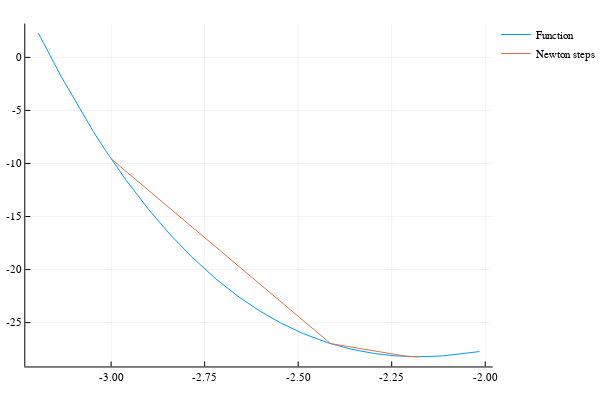

The notebook cell this image was saved under:
### Code cell
plot(func, -3.2, -2.0, label="Function")
plot!(iter[:,2], iter[:,1], label="Newton steps")

### Figure 1 — Plotly figure (JSON) as saved in the notebook; plotly's stock layout.template omitted (floating-point values rounded to 4 significant figures)
{"data": [{"colorbar": {"title": ""}, "hoverinfo": "text", "legendgroup": "Function", "line": {"color": "rgba(0, 154, 250, 1.000)", "dash": "solid", "shape": "linear", "width": 1}, "mode": "lines", "name": "Function", "showlegend": true, "text": [null, null, null, null, null, null, null, null, null, null, null, null, null, null, null, null, null, null, null, null, null, null, null], "type": "scatter", "x": [-3.194, -3.188, -3.134, -3.08, -3.047, -3.015, -2.987, -2.96, -2.9, -2.845, -2.786, -2.717, -2.656, -2.603, -2.545, -2.486, -2.422, -2.36, -2.296, -2.242, -2.176, -2.114, -2.015], "xaxis": "x1", "y": [2.276, 1.865, -1.773, -5.123, -7.003, -8.786, -10.22, -11.59, -14.33, -16.6, -18.78, -20.97, -22.64, -23.9, -25.07, -26.04, -26.89, -27.49, -27.92, -28.13, -28.22, -28.14, -27.73], "yaxis": "y1", "zmax": 0.1, "zmin": -0.1}, {"colorbar": {"title": ""}, "hoverinfo": "text", "legendgroup": "Newton steps", "line": {"color": "rgba(227, 111, 71, 1.000)", "dash": "solid", "shape": "linear", "width": 1}, "mode": "lines", "name": "Newton steps", "showlegend": true, "text": [null, null, null, null, null, null, null], "type": "scatter", "x": [-3, -2.413, -2.205, -2.177, -2.177, -2.177, -2.177], "xaxis": "x1", "y": [-9.564, -26.98, -28.2, -28.22, -28.22, -28.22, -28.22], "yaxis": "y1", "zmax": 0.1, "zmin": -0.1}], "layout": {"annotations": [], "height": 400, "legend": {"bgcolor": "rgba(255, 255, 255, 1.000)", "bordercolor": "rgba(0, 0, 0, 1.000)", "font": {"color": "rgba(0, 0, 0, 1.000)", "family": "sans-serif", "size": 11}, "tracegroupgap": 0, "x": 1, "y": 1}, "margin": {"b": 20, "l": 0, "r": 0, "t": 20}, "paper_bgcolor": "rgba(255, 255, 255, 1.000)", "plot_bgcolor": "rgba(255, 255, 255, 1.000)", "showlegend": true, "width": 600, "xaxis": {"anchor": "y1", "domain": [0.05101, 0.9934], "gridcolor": "rgba(0, 0, 0, 0.100)", "gridwidth": 0.5, "linecolor": "rgba(0, 0, 0, 1.000)", "mirror": false, "range": [-3.23, -1.98], "showgrid": true, "showline": true, "showticklabels": true, "tickangle": 0, "tickcolor": "rgb(0, 0, 0)", "tickfont": {"color": "rgba(0, 0, 0, 1.000)", "family": "sans-serif", "size": 11}, "tickmode": "array", "ticks": "inside", "ticktext": ["-3.00", "-2.75", "-2.50", "-2.25", "-2.00"], "tickvals": [-3, -2.75, -2.5, -2.25, -2], "title": "", "titlefont": {"color": "rgba(0, 0, 0, 1.000)", "family": "sans-serif", "size": 15}, "type": "-", "visible": true, "zeroline": false, "zerolinecolor": "rgba(0, 0, 0, 1.000)"}, "yaxis": {"anchor": "x1", "domain": [0.03762, 0.9902], "gridcolor": "rgba(0, 0, 0, 0.100)", "gridwidth": 0.5, "linecolor": "rgba(0, 0, 0, 1.000)", "mirror": false, "range": [-29.13, 3.191], "showgrid": true, "showline": true, "showticklabels": true, "tickangle": 0, "tickcolor": "rgb(0, 0, 0)", "tickfont": {"color": "rgba(0, 0, 0, 1.000)", "family": "sans-serif", "size": 11}, "tickmode": "array", "ticks": "inside", "ticktext": ["-25", "-20", "-15", "-10", "-5", "0"], "tickvals": [-25, -20, -15, -10, -5, 0], "title": "", "titlefont": {"color": "rgba(0, 0, 0, 1.000)", "family": "sans-serif", "size": 15}, "type": "-", "visible": true, "zeroline": false, "zerolinecolor": "rgba(0, 0, 0, 1.000)"}}}
